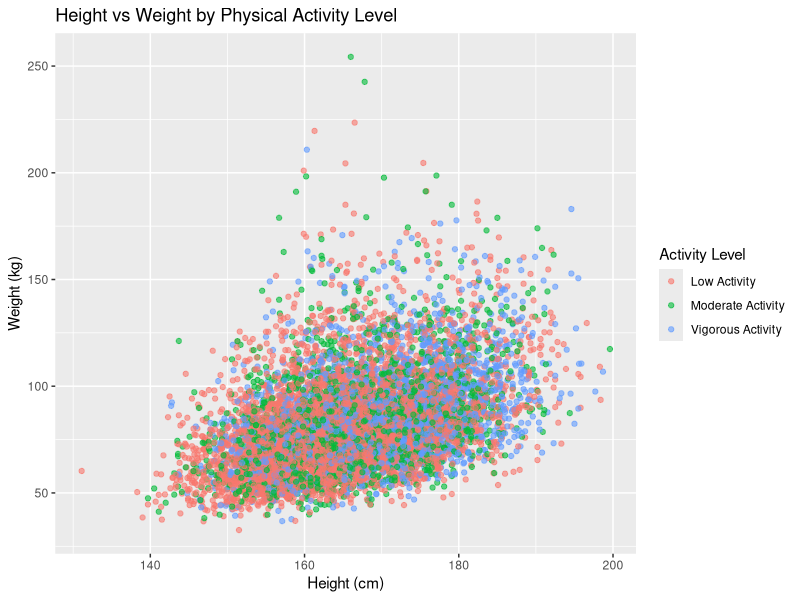
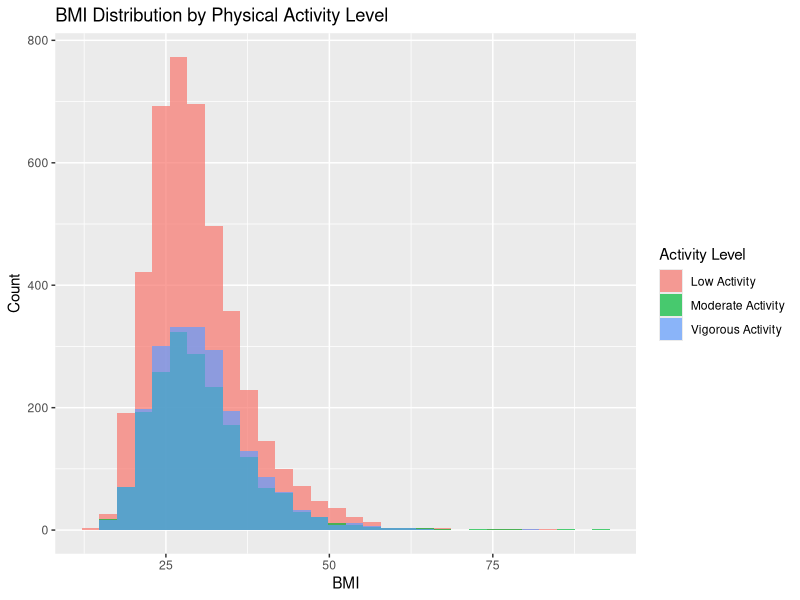
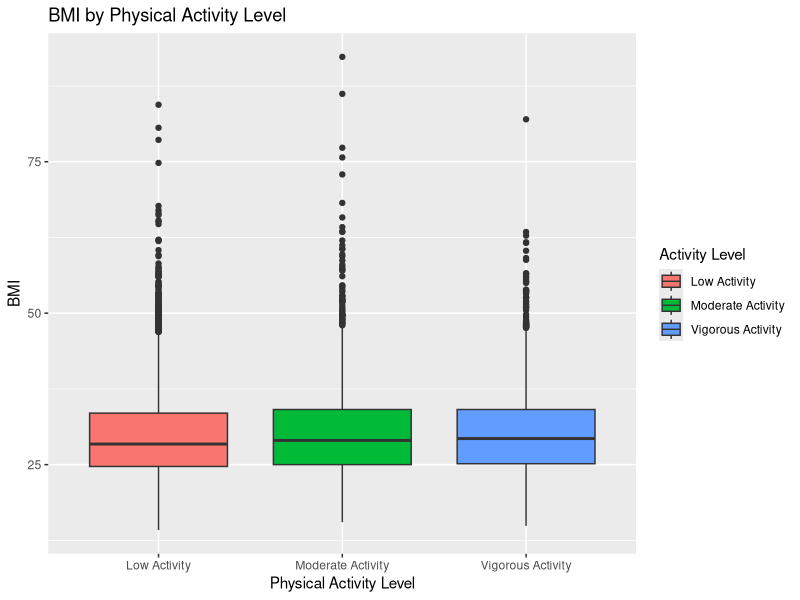
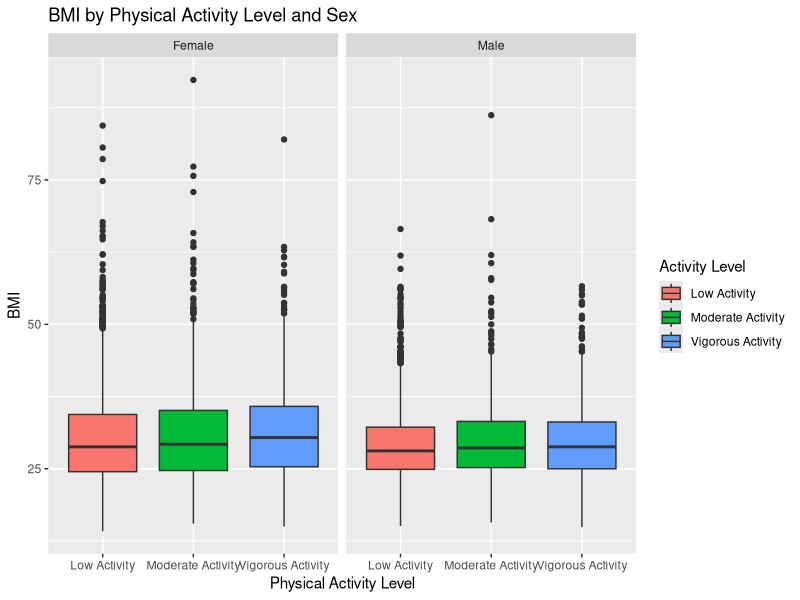

Recreate these plots in R, in order.
library(readr)
library(ggplot2)
library(dplyr)

nhanes_clean <- read.csv("data/cleaned_nhanes.csv")

# Scatter Plot: Height vs Weight by Activity Level
ggplot(
  nhanes_clean,
  aes(x = BMXHT, y = BMXWT, color = Activity_Level)
) +
  geom_point(alpha = 0.6) +
  labs(
    title = "Height vs Weight by Physical Activity Level",
    x = "Height (cm)",
    y = "Weight (kg)",
    color = "Activity Level"
  )

# Histogram: BMI Distribution by Activity Level
ggplot(
  nhanes_clean,
  aes(x = BMXBMI, fill = Activity_Level)
) +
  geom_histogram(
    bins = 30,
    alpha = 0.7,
    position = "identity"
  ) +
  labs(
    title = "BMI Distribution by Physical Activity Level",
    x = "BMI",
    y = "Count",
    fill = "Activity Level"
  )

# Boxplot: BMI by Activity Level
ggplot(
  nhanes_clean,
  aes(x = Activity_Level, y = BMXBMI, fill = Activity_Level)
) +
  geom_boxplot() +
  labs(
    title = "BMI by Physical Activity Level",
    x = "Physical Activity Level",
    y = "BMI",
    fill = "Activity Level"
  )

# Multivariate Plot: BMI by Activity Level and Sex
ggplot(
  nhanes_clean,
  aes(x = Activity_Level, y = BMXBMI, fill = Activity_Level)
) +
  geom_boxplot() +
  facet_wrap(~ Sex) +
  labs(
    title = "BMI by Physical Activity Level and Sex",
    x = "Physical Activity Level",
    y = "BMI",
    fill = "Activity Level"
  )
